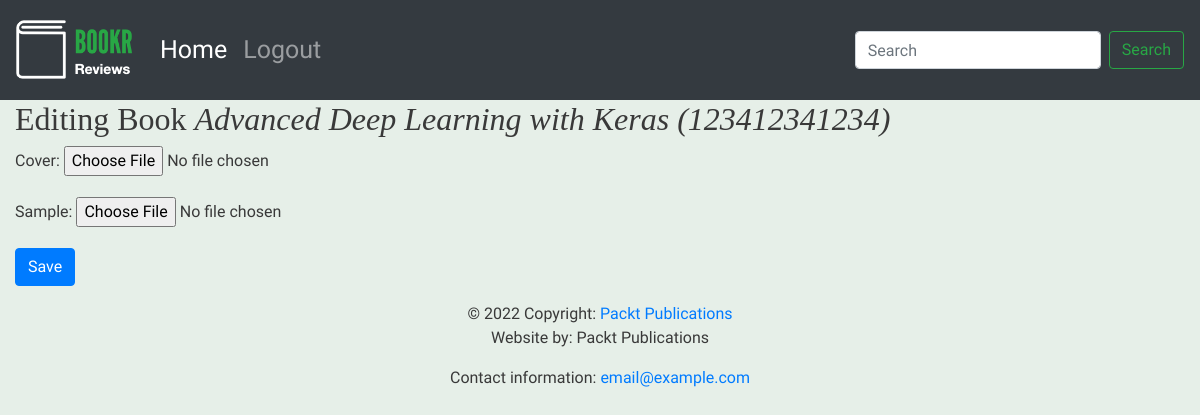
Before: /books/1/media/ with the older database file.
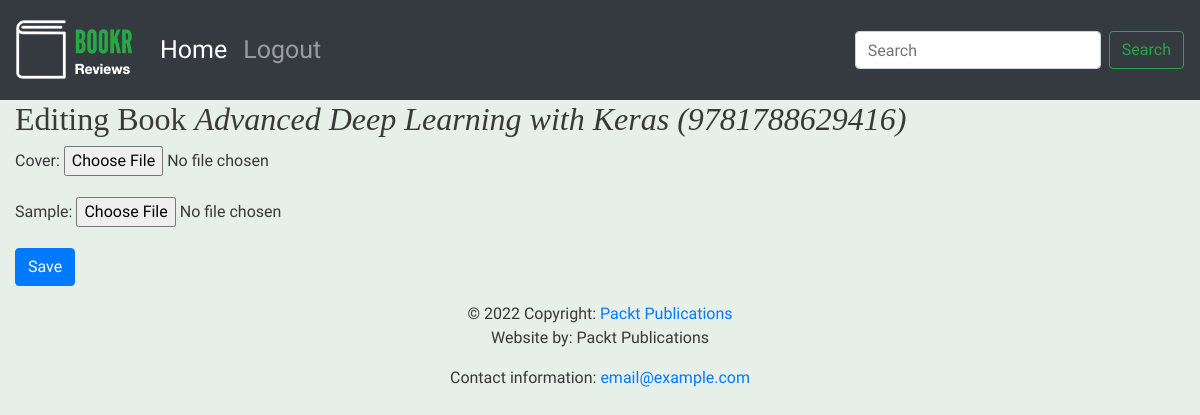
After: the same page with the newer database file.
### reviews/models.py (models this page shows)
class Book(models.Model):
    title = models.CharField(max_length=70, help_text="The title of the book.")
    publication_date = models.DateField(verbose_name="Date the book was published.")
    isbn = models.CharField(max_length=20, verbose_name="ISBN number of the book.")
    publisher = models.ForeignKey(Publisher, on_delete=models.CASCADE)
    contributors = models.ManyToManyField("Contributor", through="BookContributor")
    cover = models.ImageField(null=True, blank=True, upload_to="book_covers/")
    sample = models.FileField(null=True, blank=True, upload_to="book_samples/")
    def __str__(self):
        return f"{self.title} ({self.isbn})"

### reviews/views.py (the view)
# urls.py: path("books/<int:pk>/media/", views.book_media, name="book_media"),
def book_media(request, pk):
    book = get_object_or_404(Book, pk=pk)
    if request.method == "POST":
        form = BookMediaForm(request.POST, request.FILES, instance=book)
        if form.is_valid():
            book = form.save(False)
            cover = form.cleaned_data.get("cover")
            if cover and not hasattr(cover, "path"):
                image = Image.open(cover)
                image.thumbnail((300, 300))
                image_data = BytesIO()
                image.save(fp=image_data, format=cover.image.format)
                image_file = ImageFile(image_data)
                book.cover.save(cover.name, image_file)
            book.save()
            messages.success(
                request, 'Book "{}" was successfully updated.'.format(book)
            )
            return redirect("book_detail", book.pk)
    else:
        form = BookMediaForm(instance=book)
    return render(
        request,
        "reviews/instance-form.html",
        {"instance": book, "form": form, "model_type": "Book", "is_file_upload": True},
    )

### reviews/forms.py
class BookMediaForm(forms.ModelForm):
    class Meta:
        model = Book
        fields = ["cover", "sample"]

### reviews/templates/reviews/instance-form.html (shortened to what this page needs)
{% extends 'reviews/base.html' %}
{% block content %}
<h2>
    {% if instance %}
    Editing {{ model_type }} <em>{{ instance }}</em>
    {% else %}
    New {{ model_type }}
    {% endif %}
</h2>
<form method="post" {% if is_file_upload %}enctype="multipart/form-data" {% endif %}>
    {{ form.as_p }}
    <button type="submit" class="btn btn-primary">
        {% if instance %}Save{% else %}Create{% endif %}
    </button>
</form>
{% endblock %}

Changed rows visible on the page:
changed Book: title+isbn "Advanced Deep Learning with Keras (123412341234)" → "Advanced Deep Learning with Keras (9781788629416)"
